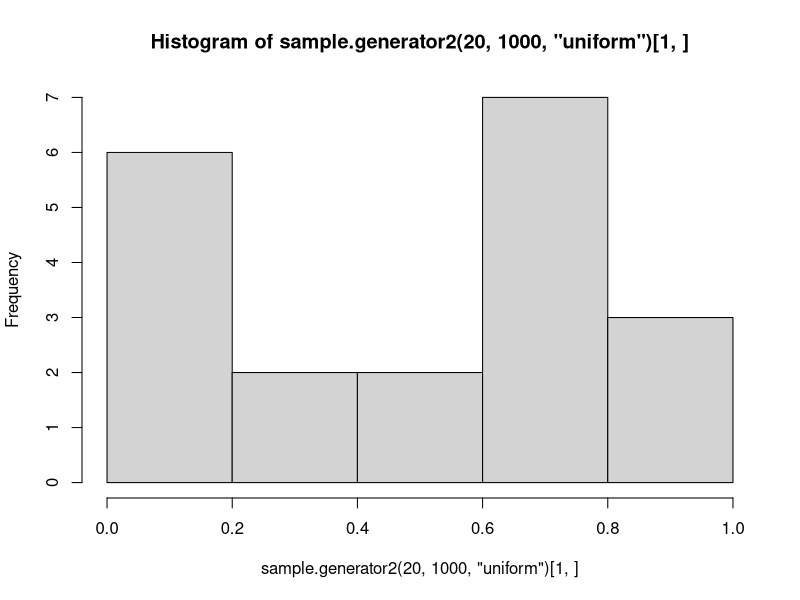

Source code (R):
## ---- chunk 1
example.vector <- seq(1,25,by= 2)
example.vector
example.vector > 10
example.vector >= 10
example.vector <= 5
## ---- chunk 2
example.mx <- matrix(c(2,5,7,-2,-5,-10), ncol = 3, byrow=T)
which(example.mx < 1)
## ---- chunk 3
example.vector == 3
## ---- chunk 4
example.vector != 3
## ---- chunk 5
# Example of an AND operator
example.vector > 5 & example.vector < 10

# if you want to see the actual elements 
example.vector[example.vector >10 & example.vector < 20]


# Example of an OR operator
example.vector > 10 | example.vector < 20

example.vector < 10 | example.vector > 20

## ---- chunk 6

fruits <- c("banana","apple","strawberry","peach","mango")

"mango" %in% fruits

"durian" %in% fruits
## ---- chunk 7
!("durian" %in% fruits)

## ---- chunk 8
which(fruits == "apple")
## ---- chunk 9
fruits2 <- c("orange","banana","durian","cherry","mango","apple")

fruits2 %in% fruits
# show me the position
which(fruits2 %in% fruits)

#show me the elements
fruits2[fruits2 %in% fruits]

# There is also a function for this
intersect(fruits2, fruits)

## ---- chunk 10
kept.samples <- vector()

for(index in 1:10){
  samples <- rnorm(1000,0,1)
  sample.mean <- mean(samples)
  if(sample.mean > 0){
    cat("Keeping sample #",index,"with mean = ",sample.mean,"\n")
    kept.samples <- rbind(kept.samples, samples)
  } else {
    cat("Discarding sample #",index, "with mean = ",sample.mean,"\n")
  }
  
}

# check if we have 2 samples saved
dim(kept.samples)
## ---- chunk 11

# The basic solution

# X = Number of samples, N = sample size, distribution = "normal" or "uniform"
sample.generator <- function(X,N,distribution){
  #declare matrix that will save the samples
  samples <- matrix(NA, nrow = X, ncol = N)
  # generate sample from normal distribution
  if( distribution == "normal"){
    for(i in 1:X){
      samples[i,] <- rnorm(N)
    } 
    # generate sample from uniform distribution
  } else if (distribution == "uniform"){
    for(i in 1:X){
      samples[i,] <- runif(N)
    }
  }
 return(samples)  
}

# Advanced solution with the use of sapply
sample.generator2 <- function(X,N,distribution){
  if(distribution == "normal"){
    samples <- sapply(1:X, function(a) rnorm(N) )  
  } else{
    samples <- sapply(1:X, function(a) runif(N) )
  }  
  return(samples)
}

hist(sample.generator2(20,1000,"uniform")[1,])
sample.generator(10,100,"normal")

